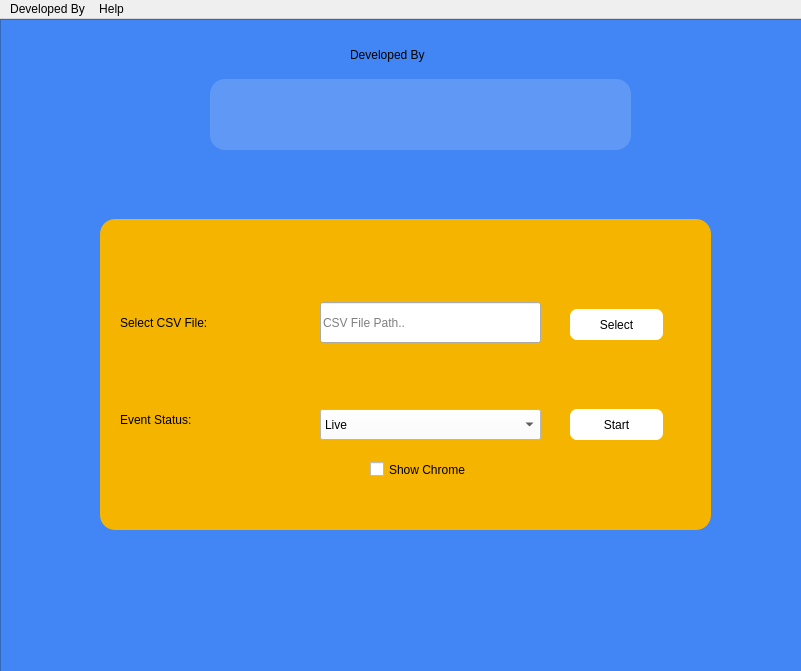
<?xml version="1.0" encoding="UTF-8"?>
<ui version="4.0">
 <class>MainWindow</class>
 <widget class="QMainWindow" name="MainWindow">
  <property name="geometry">
   <rect>
    <x>0</x>
    <y>0</y>
    <width>801</width>
    <height>671</height>
   </rect>
  </property>
  <property name="minimumSize">
   <size>
    <width>801</width>
    <height>671</height>
   </size>
  </property>
  <property name="maximumSize">
   <size>
    <width>801</width>
    <height>671</height>
   </size>
  </property>
  <property name="windowTitle">
   <string>MainWindow</string>
  </property>
  <widget class="QWidget" name="centralwidget">
   <widget class="QFrame" name="main_frame">
    <property name="geometry">
     <rect>
      <x>0</x>
      <y>0</y>
      <width>901</width>
      <height>691</height>
     </rect>
    </property>
    <property name="styleSheet">
     <string notr="true">#main_frame{
background-color: rgb(66,133,244);
}</string>
    </property>
    <property name="frameShape">
     <enum>QFrame::StyledPanel</enum>
    </property>
    <property name="frameShadow">
     <enum>QFrame::Raised</enum>
    </property>
    <widget class="QFrame" name="choose_frame">
     <property name="geometry">
      <rect>
       <x>100</x>
       <y>200</y>
       <width>611</width>
       <height>311</height>
      </rect>
     </property>
     <property name="minimumSize">
      <size>
       <width>8</width>
       <height>0</height>
      </size>
     </property>
     <property name="styleSheet">
      <string notr="true">#choose_frame{
background-color: rgb(244,180,0);
border-radius:15px;
}</string>
     </property>
     <property name="frameShape">
      <enum>QFrame::StyledPanel</enum>
     </property>
     <property name="frameShadow">
      <enum>QFrame::Raised</enum>
     </property>
     <widget class="QPushButton" name="choose_btn">
      <property name="geometry">
       <rect>
        <x>470</x>
        <y>90</y>
        <width>93</width>
        <height>31</height>
       </rect>
      </property>
      <property name="styleSheet">
       <string notr="true">#choose_btn{
background-color: rgb(255,255,255);
	font: 57 10pt &quot;Google Sans&quot;;
border-radius:7px;
}
#choose_btn:hover{
background-color:rgb(219,68,55);

	color: rgb(255, 255, 255);
}

</string>
      </property>
      <property name="text">
       <string>Select</string>
      </property>
     </widget>
     <widget class="QLineEdit" name="lineEdit">
      <property name="geometry">
       <rect>
        <x>220</x>
        <y>83</y>
        <width>221</width>
        <height>41</height>
       </rect>
      </property>
      <property name="styleSheet">
       <string notr="true">font: 9pt &quot;MS Shell Dlg 2&quot;;</string>
      </property>
      <property name="text">
       <string/>
      </property>
      <property name="readOnly">
       <bool>true</bool>
      </property>
      <property name="placeholderText">
       <string>CSV File Path..</string>
      </property>
     </widget>
     <widget class="QLabel" name="choose_label">
      <property name="geometry">
       <rect>
        <x>20</x>
        <y>83</y>
        <width>171</width>
        <height>41</height>
       </rect>
      </property>
      <property name="styleSheet">
       <string notr="true">#choose_label
{
	
	
	font: 57 14pt &quot;Google Sans&quot;;
}</string>
      </property>
      <property name="text">
       <string>Select CSV File:</string>
      </property>
     </widget>
     <widget class="QLabel" name="status_label">
      <property name="geometry">
       <rect>
        <x>20</x>
        <y>190</y>
        <width>141</width>
        <height>21</height>
       </rect>
      </property>
      <property name="styleSheet">
       <string notr="true">#status_label
{
	
	
	font: 57 14pt &quot;Google Sans&quot;;
}</string>
      </property>
      <property name="text">
       <string>Event Status:</string>
      </property>
     </widget>
     <widget class="QComboBox" name="comboBox">
      <property name="geometry">
       <rect>
        <x>220</x>
        <y>190</y>
        <width>221</width>
        <height>31</height>
       </rect>
      </property>
      <property name="styleSheet">
       <string notr="true">#comboBox{	
	background-color: rgb(255, 255, 255);
	font: 57 14pt &quot;Google Sans&quot;;
}</string>
      </property>
      <item>
       <property name="text">
        <string>Live</string>
       </property>
       <property name="icon">
        <iconset resource="pics.qrc">
         <normaloff>:/newPrefix/assets/gg.png</normaloff>:/newPrefix/assets/gg.png</iconset>
       </property>
      </item>
      <item>
       <property name="text">
        <string>Draft</string>
       </property>
       <property name="icon">
        <iconset resource="pics.qrc">
         <normaloff>:/newPrefix/assets/gg.png</normaloff>:/newPrefix/assets/gg.png</iconset>
       </property>
      </item>
      <item>
       <property name="text">
        <string>Completed</string>
       </property>
       <property name="icon">
        <iconset resource="pics.qrc">
         <normaloff>:/newPrefix/assets/gg.png</normaloff>:/newPrefix/assets/gg.png</iconset>
       </property>
      </item>
     </widget>
     <widget class="QPushButton" name="start_btn">
      <property name="geometry">
       <rect>
        <x>470</x>
        <y>190</y>
        <width>93</width>
        <height>31</height>
       </rect>
      </property>
      <property name="styleSheet">
       <string notr="true">#start_btn{
background-color: rgb(255,255,255);
	font: 57 10pt &quot;Google Sans&quot;;
border-radius:7px;
}
#start_btn:hover{
background-color:rgb(219,68,55);

	color: rgb(255, 255, 255);
}

</string>
      </property>
      <property name="text">
       <string>Start</string>
      </property>
     </widget>
     <widget class="QCheckBox" name="show_check">
      <property name="geometry">
       <rect>
        <x>270</x>
        <y>230</y>
        <width>121</width>
        <height>41</height>
       </rect>
      </property>
      <property name="styleSheet">
       <string notr="true">#show_check{	
	font: 57 8pt &quot;Google Sans&quot;;

}</string>
      </property>
      <property name="text">
       <string>Show Chrome</string>
      </property>
     </widget>
    </widget>
    <widget class="QLabel" name="logo_label">
     <property name="geometry">
      <rect>
       <x>210</x>
       <y>60</y>
       <width>421</width>
       <height>71</height>
      </rect>
     </property>
     <property name="styleSheet">
      <string notr="true">#logo_label{
	
    
	
	
	background-image: url(:/newPrefix/assets/dsc-uit---karachi-logo-x1 (1).png);
	background-color: rgb(255, 255, 255,40);
	border-radius:15px;
}
</string>
     </property>
     <property name="text">
      <string/>
     </property>
    </widget>
    <widget class="QLabel" name="dev_label">
     <property name="geometry">
      <rect>
       <x>350</x>
       <y>20</y>
       <width>151</width>
       <height>31</height>
      </rect>
     </property>
     <property name="styleSheet">
      <string notr="true">#dev_label{	
	
	font: 75 14pt &quot;Google Sans&quot;;

}</string>
     </property>
     <property name="text">
      <string>Developed By</string>
     </property>
    </widget>
   </widget>
  </widget>
  <widget class="QMenuBar" name="menubar">
   <property name="geometry">
    <rect>
     <x>0</x>
     <y>0</y>
     <width>801</width>
     <height>26</height>
    </rect>
   </property>
   <widget class="QMenu" name="menuDeveloped_By">
    <property name="title">
     <string>Developed By</string>
    </property>
    <addaction name="actionRaheel_Siddiqui"/>
   </widget>
   <widget class="QMenu" name="menuWarnings">
    <property name="title">
     <string>Help</string>
    </property>
    <addaction name="actionWarnings"/>
    <addaction name="actionGitHub_Code"/>
    <addaction name="actionGet_the_Software"/>
   </widget>
   <addaction name="menuDeveloped_By"/>
   <addaction name="menuWarnings"/>
  </widget>
  <action name="actionRaheel_Siddiqui">
   <property name="icon">
    <iconset resource="pics.qrc">
     <normaloff>:/newPrefix/assets/person.png</normaloff>:/newPrefix/assets/person.png</iconset>
   </property>
   <property name="text">
    <string>Raheel Siddiqui</string>
   </property>
  </action>
  <action name="actionWarnings">
   <property name="icon">
    <iconset resource="pics.qrc">
     <normaloff>:/newPrefix/assets/gg.png</normaloff>:/newPrefix/assets/gg.png</iconset>
   </property>
   <property name="text">
    <string>Warnings!</string>
   </property>
  </action>
  <action name="actionGitHub_Code">
   <property name="icon">
    <iconset resource="pics.qrc">
     <normaloff>:/newPrefix/assets/Octocat.png</normaloff>:/newPrefix/assets/Octocat.png</iconset>
   </property>
   <property name="text">
    <string>GitHub Code</string>
   </property>
  </action>
  <action name="actionGet_the_Software">
   <property name="icon">
    <iconset resource="pics.qrc">
     <normaloff>:/newPrefix/assets/gg.png</normaloff>:/newPrefix/assets/gg.png</iconset>
   </property>
   <property name="text">
    <string>Get the Software</string>
   </property>
  </action>
 </widget>
 <resources>
  <include location="pics.qrc"/>
 </resources>
 <connections/>
</ui>
